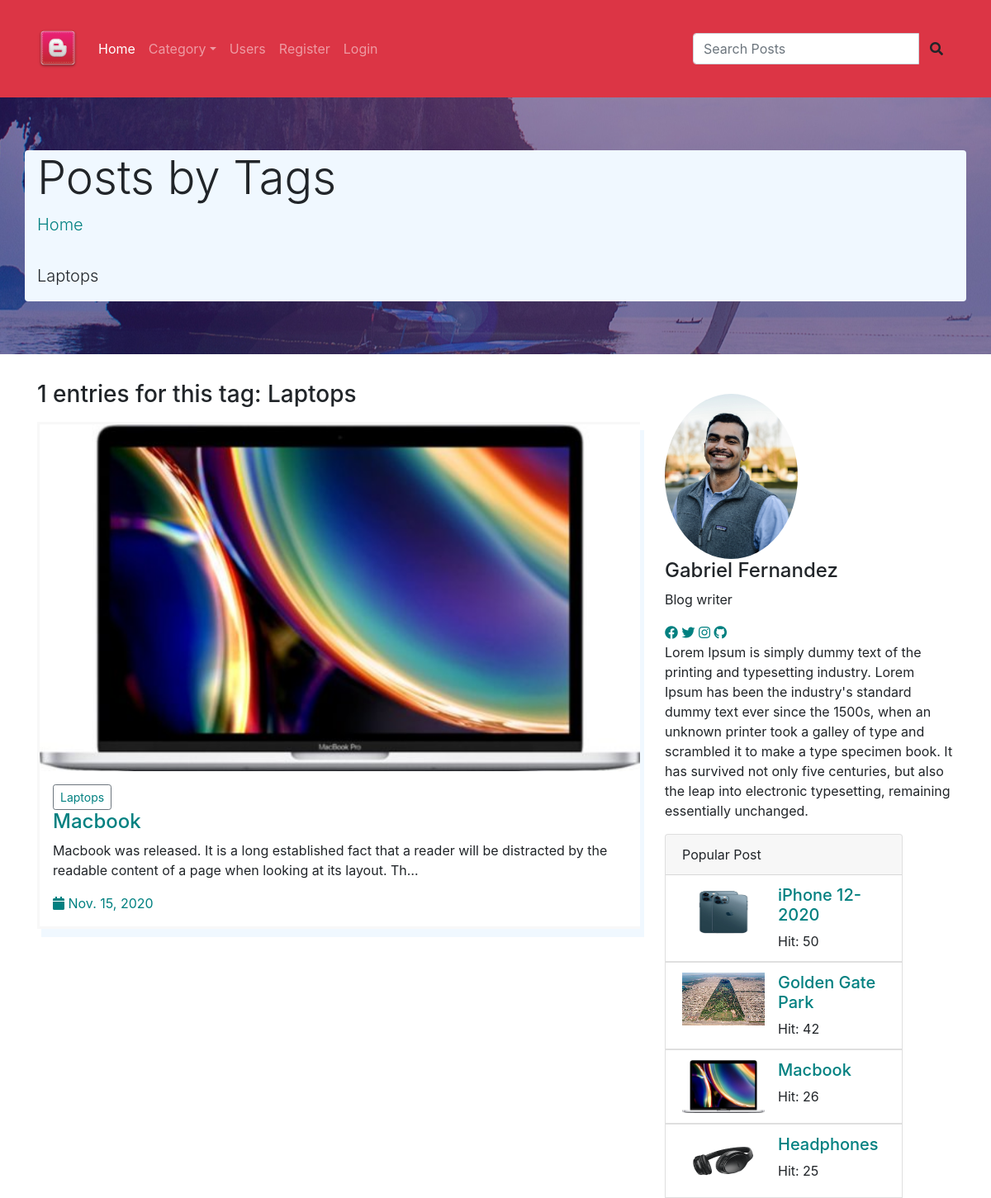
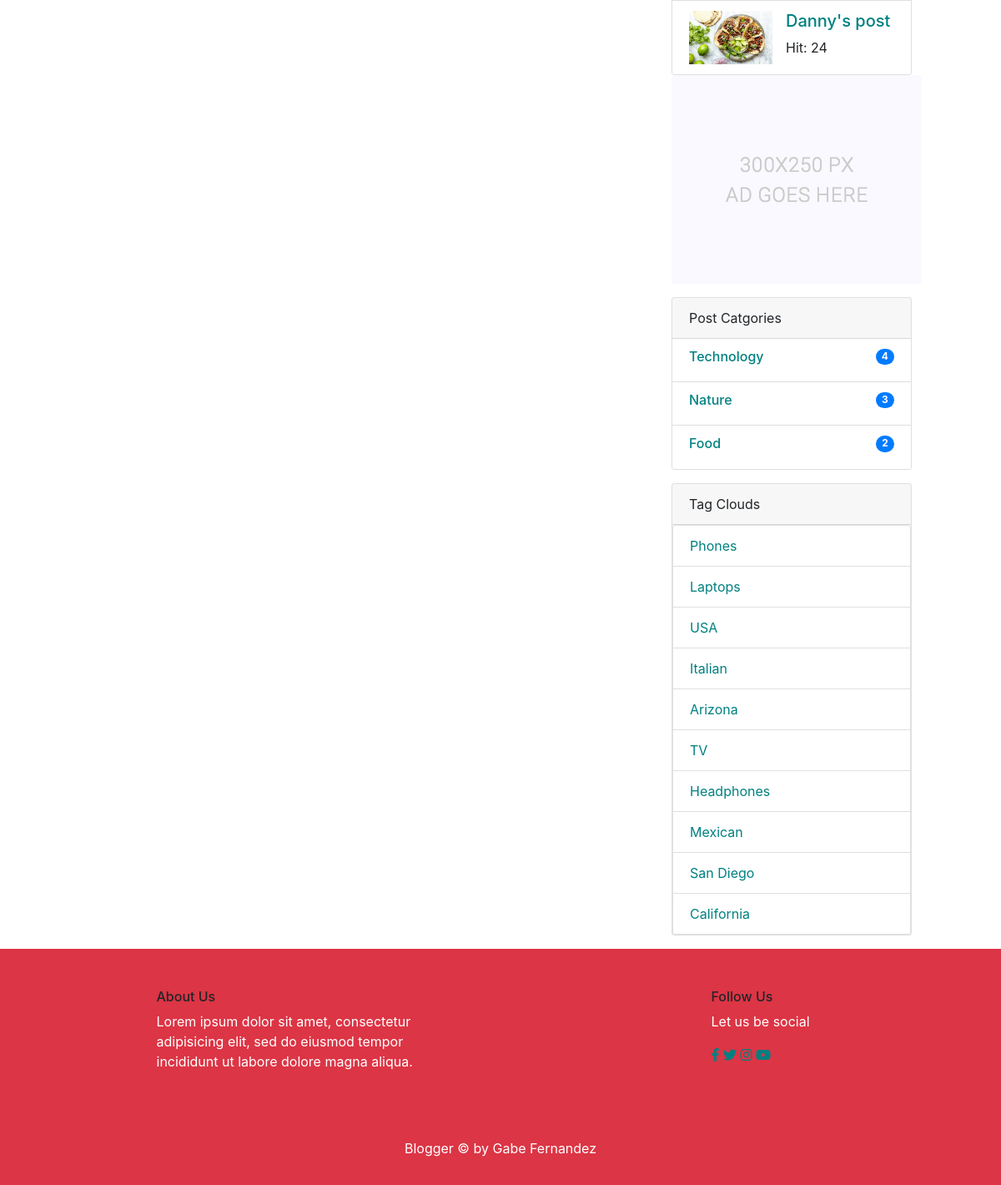
The app's page /tags/laptops with its own data (2 pictures, top to bottom).
### posts/models.py (models this page shows, shortened)
class Tag(models.Model):
    title = models.CharField(max_length=50)
    slug = models.SlugField(editable=False)
    def __str__(self):
        return self.title
    def post_count(self):
        return self.posts.all().count()

class Post(models.Model):
    title = models.CharField(max_length=150)
    content = models.TextField()
    publishing_date = models.DateField(auto_now_add=True)
    image = models.ImageField(blank=True, null=True, upload_to='uploads')
    user = models.ForeignKey(settings.AUTH_USER_MODEL, on_delete=models.CASCADE)
    slug = models.SlugField(default="slug", editable=False)
    category = models.ForeignKey(Category, on_delete=models.CASCADE, related_name="posts", default=1)
    tag = models.ManyToManyField(Tag, related_name="posts", blank=True)
    slider_post = models.BooleanField(default=False)
    hit = models.PositiveIntegerField(default=0)

class Category(models.Model):
    title = models.CharField(max_length=100)
    slug = models.SlugField(editable=False)
    def post_count(self):
        return self.posts.all().count()

### posts/views.py (the view)
# urls.py: path('tags/<slug:slug>', TagDetail.as_view(), name="tag_detail"),
class TagDetail(ListView):
    model = Post
    template_name = 'tags/tag_detail.html'
    context_object_name = 'posts'
    paginate_by = 5
    def get_queryset(self):
        self.tag = get_object_or_404(Tag, slug=self.kwargs['slug'])
        return Post.objects.filter(tag=self.tag).order_by('id')
    def get_context_data(self, **kwargs):
        context = super(TagDetail, self).get_context_data(**kwargs)
        self.tag = get_object_or_404(Tag, slug=self.kwargs['slug'])
        context['tag'] = self.tag
        return context

### posts/templatetags/custom_tags.py (called while the page is built)
@register.simple_tag(name="categories")
def all_categories():
    return Category.objects.all()

@register.simple_tag(name="tags")
def all_tags():
    return Tag.objects.all()

@register.simple_tag(name="hit_posts")
def hit_posts():
    return Post.objects.order_by('-hit')[:5]

### templates/tags/tag_detail.html (shortened to what this page needs)
{% extends 'posts/base.html'%}
{% load static %}
{% block content %}
        <div class="jumbotron jumbotron-fluid banner">
          <div class="container d-flex justify-content-center flex-column banner-text rounded">
            <h1 class="display-4">Posts by Tags</h1>
            <p class="lead"><a href="{% url 'index' %}">Home</a></p>
			  <p class="lead">{{ tag.title }}</p>
          </div>
        </div>
        <section class="blog_area ">
            <div class="container">
                <div class="row">
                    <div class="col-lg-8">
                        <h3>{{tag.post_count}} entries for this tag: {{tag.title}}</h3>
                        <div class="blog_left_sidebar">
                            {% for post in posts %}
                            <article class="blog_style1 my-3 border-right-0">
                            	<div class="blog_img">
                            		<img class="img-fluid" src="{{post.image.url}}" alt="" style="width:100%">
                            	</div>
                            	<div class="blog_text mx-3 py-3">
									<div class="blog_text_inner">
										{% for tag in post.tag.all%}
										<button class="btn btn-outline-secondary btn-sm"><a href="{% url 'tag_detail' tag.slug%}">{{tag.title}}</a></button>
										{%endfor%}
										<a href="{% url 'detail' pk=post.id slug=post.slug%}"><h4>{{post.title}}</h4></a>
										<p>{{post.content | truncatechars:150}}</p>
										<div class="date">
											<a href="#"><i class="fa fa-calendar" aria-hidden="true"></i> {{post.publishing_date}}</a>
										</div>
									</div>
                            	</div>
                            </article>
                            {% endfor %}
                        </div>
                    </div>
                    {% include 'posts/sidebar.html' %}
                </div>
            </div>
        </section>
{% endblock %}

### templates/posts/sidebar.html (shortened to what this page needs)
{% load static %}
{% load custom_tags %}
<div id=" sidebar"class=" col-lg-4" >
                        <div class="blog_right_sidebar my-3">
                            <aside class="author_section">
                                <img class="author_img rounded-circle" id="author_img" src="{% static "img/blog/gabe.png" %}" alt="">
                                <h4>Gabriel Fernandez</h4>
                                <p>Blog writer</p>
                                <div class="social_icon">
                                    <a href="#"><i class="fab fa-facebook"></i></a>
                                    <a href="#"><i class="fab fa-twitter"></i></a>
                                    <a href="#"><i class="fab fa-instagram"></i></a>
                                    <a href="#"><i class="fab fa-github"></i></a>
                                </div>
                                <p>Lorem Ipsum is simply dummy text of the printing and typesetting industry. Lorem Ipsum has been the industry's standard dummy text ever since the 1500s, when an unknown printer took a galley of type and scrambled it to make a type specimen book. It has survived not only five centuries, but also the leap into electronic typesetting, remaining essentially unchanged.</p>
                            </aside>
                            <div class="card" style="width: 18rem;">
                               <div class="card-header">
                                    Popular Post
                               </div>
                                {% hit_posts as posts %}
                                {% for post in posts %}
                               <ul class="list-group list-group-flush">
                                    <li class="list-group-item">
                                        <div class="media">
                                            <img src="{{post.image.url}}" class="mr-3" alt="..." style="height:64px; width:100px;">
                                            <div class="media-body">
                                                <a href="{% url 'detail' post.pk post.slug %}"><h5>{{ post.title }}</h5></a>
                                                Hit: {{post.hit}}
                                            </div>
                                        </div>
                                    </li>
                               </ul>
                                {%endfor %}
                            </div>
                            <aside class="single_sidebar_widget">
                                <a href="#"><img class="img-fluid" src="{% static "img/blog/add.jpg" %}" alt=""></a>
                            </aside>
                            <div class="card mt-3 " style="width: 18rem;">
                                <div class="card-header">
                                    Post Catgories
                                </div>
                                <ul class="list-group list-group-flush">
                                    {% categories as categories %}
                                    {% for category in categories %}
                                    <li class="list-group-item">
                                        <a href="{% url 'category_detail' pk=category.pk slug=category.slug %}" class="d-flex justify-content-between">
                                            <h6>{{category.title}}</h6>
                                            <h6 class="badge badge-primary badge-pill">{{category.post_count}}</h6>
                                        </a>
                                    </li>
                                    {% endfor %}
                                </ul>
                            </div>
                            <div class="card mt-3" style="width: 18rem;">
                                <div class="card-header">
                                    Tag Clouds
                                </div>
                                <ul class="list-group">
                                    {% tags as labels %}
                                    {% for label in labels%}
                                    <li class="list-group-item"><a href="{% url 'tag_detail' slug=label.slug%}">{{label}}</a></li>
                                    {% endfor %}
                                </ul>
                            </div>
                        </div>
                    </div>

### static/css/mycss.css (style rules this page uses)
a:link { color: teal; background-color: transparent; text-decoration: none; }
.banner { background: url(../img/banner/home-banner.jpg) no-repeat scroll center center; display:flex; }
.banner-text { background-color:#F0F8FF; }
article { border:solid; border-color:#F8F8F8; box-shadow: 5px 10px #F0F8FF; }
#author_img { width:auto; height:200px; }

### records on screen
Tag: title "Laptops", post_count "1"
Post: image (picture), title "Macbook", content "Macbook was released. It is a long established fact that a reader will be distracted by the readable content of a page when looking at its layout. Th…", publishing_date "Nov. 15, 2020", hit "26"
Post: image (picture), title "iPhone 12-2020", hit "50"
Post: image (picture), title "Golden Gate Park", hit "42"
Post: image (picture), title "Headphones", hit "25"
Post: image (picture), title "Danny's post", hit "24"
Category: title "Technology", post_count "4"
Category: title "Nature", post_count "3"
Category: title "Food", post_count "2"
Tag: title "Phones"
Tag: title "USA"
Tag: title "Italian"
Tag: title "Arizona"
Tag: title "TV"
Tag: title "Headphones"
Tag: title "Mexican"
Tag: title "San Diego"
Tag: title "California"
